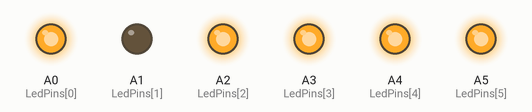
Recording of a sketch running on a simulated Arduino Nano, built with avr-gcc and run on an emulated ATmega328P. Parts: output pins drawn as LEDs (lit = HIGH).

Above: at 0.35 s.
At 1.55 s:
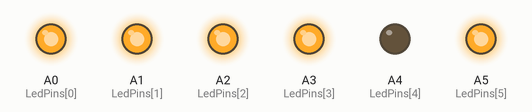
At 2.0 s:
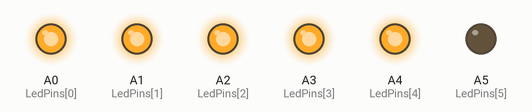
At 2.7 s:
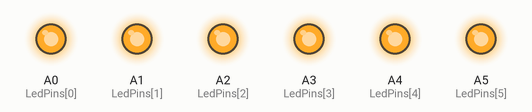
At 4.75 s:
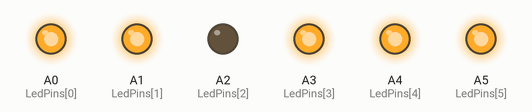
At 6.75 s:
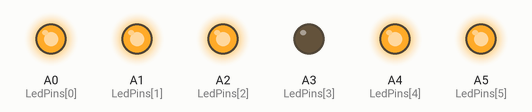
Timing chart, 0 to 7.3 s (numbered marks = the images above):
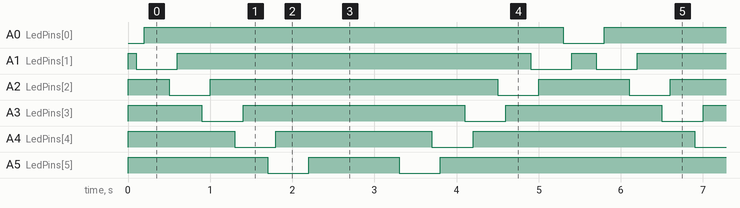

Measured:
- by itself, A0 (LedPins[0]): alternates HIGH for 5.1 s and LOW for 0.50 s
- by itself, A1 (LedPins[1]): repeats every 5.6 s: HIGH 4.3 s, LOW 0.50 s, HIGH 0.30 s, LOW 0.50 s
- by itself, A2 (LedPins[2]): repeats every 5.6 s: HIGH 3.5 s, LOW 0.50 s, HIGH 1.1 s, LOW 0.50 s
- by itself, A3 (LedPins[3]): repeats every 5.6 s: HIGH 2.7 s, LOW 0.50 s, HIGH 1.9 s, LOW 0.50 s
- by itself, A4 (LedPins[4]): repeats every 5.6 s: HIGH 1.9 s, LOW 0.50 s, HIGH 2.7 s, LOW 0.50 s
- by itself, A5 (LedPins[5]): repeats every 5.6 s: HIGH 1.1 s, LOW 0.50 s, HIGH 3.5 s, LOW 0.50 s

The sketch:

LoopLamp2.1.ino
```cpp
    int timer = 100;
    int LedPins[] = {A0, A1, A2, A3, A4, A5, A6, A7};
    int lightpin = 0;

void setup()
{
    for(lightpin = 0; lightpin<8; lightpin++)
      {
        pinMode(LedPins[lightpin], OUTPUT);
        digitalWrite(LedPins[lightpin], HIGH);
      }
}

void loop()
{
//main running loop
    for(lightpin = 0; lightpin < 7; lightpin++)
       {
       digitalWrite(LedPins[lightpin], LOW);
       delay(timer);

        digitalWrite(LedPins[lightpin + 1], LOW);
        delay(timer);

       digitalWrite(LedPins[lightpin], HIGH);
       delay(timer*2);

      }


    for(lightpin = 7; lightpin > 0; lightpin--)
       {
         digitalWrite(LedPins[lightpin], LOW);
          delay(timer);

          digitalWrite(LedPins[lightpin - 1], LOW);
          delay(timer);

          digitalWrite(LedPins[lightpin], HIGH);
          delay(timer*2);
       }
}
```
